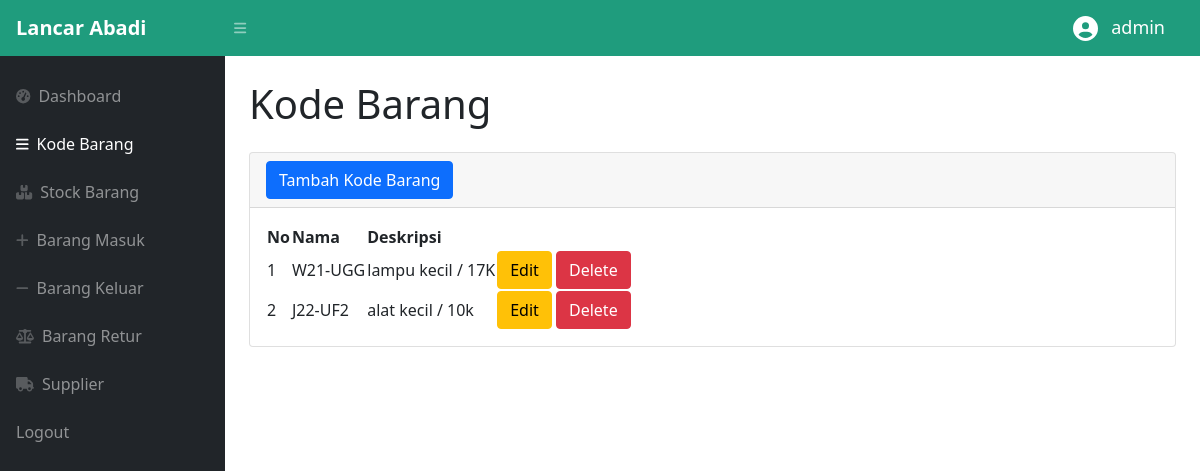
Screenshot of /admin/kodeBarang.php (signed in) with the database file from the repository.
### tables this page shows
CREATE TABLE `kode_barang` (
  `idkodebarang` int(11) NOT NULL,
  `namakodebarang` varchar(15) NOT NULL,
  `deskripsi` varchar(20) NOT NULL
);

### admin/kodeBarang.php (the view, shortened to what this page needs)
<?php
require '../function.php';
?>
<!DOCTYPE html>
<html lang="en">
<head>
    <link href="https://cdn.jsdelivr.net/npm/simple-datatables@latest/dist/style.css" rel="stylesheet" />
    <link href="../css/styles.css" rel="stylesheet" />
</head>
<body class="sb-nav-fixed">
    <nav class="sb-topnav navbar navbar-expand navbar-dark" style="background-color:#1f9c7d;">
        <a class="navbar-brand ps-3" style="font-weight:bold ;" href="dashboard.php">Lancar Abadi</a>
        <button class="btn btn-link btn-sm order-1 order-lg-0 me-4 me-lg-0" id="sidebarToggle" href="#!"><i class="fas fa-bars"></i></button>
        <div class="collapse navbar-collapse justify-content-end">
            <i class="fa-solid fa-circle-user m-2" style="color:white ; height:25px"></i>
            <h6 style="margin: 5px 35px 5px 5px; font-size:18px; color:white">
                <?php
                echo $_SESSION['username'];
                ?>
            </h6>
        </div>
    </nav>
    <div id="layoutSidenav">
        <div id="layoutSidenav_nav">
            <nav class="sb-sidenav accordion sb-sidenav-dark mt-3" id="sidenavAccordion">
                <div class="sb-sidenav-menu">
                    <div class="nav">
                        <a class="nav-link" href="dashboard.php">
                            <div class="sb-nav-link-icon"><i class="fas fa-tachometer-alt"></i></div>
                            Dashboard
                        </a>
                        <a class="nav-link active" href="kodeBarang.php">
                            <div class="sb-nav-link-icon"><i class="fas fa-bars"></i></div>
                            Kode Barang
                        </a>
                        <a class="nav-link" href="stockBarang.php">
                            <div class="sb-nav-link-icon"><i class="fas fa-boxes-stacked"></i></div>
                            Stock Barang
                        </a>
                        <a class="nav-link" href="masuk.php">
                            <div class="sb-nav-link-icon"><i class="fas fa-plus"></i></div>
                            Barang Masuk
                        </a>
                        <a class="nav-link" href="keluar.php">
                            <div class="sb-nav-link-icon"><i class="fas fa-minus"></i></div>
                            Barang Keluar
                        </a>
                        <a class="nav-link" href="retur.php">
                            <div class="sb-nav-link-icon"><i class="fas fa-balance-scale"></i></div>
                            Barang Retur
                        </a>
                        <a class="nav-link" href="supplier.php">
                            <div class="sb-nav-link-icon"><i class="fas fa-truck"></i></div>
                            Supplier
                        </a>
                        <a class="nav-link" href="../logout.php">
                            Logout
                        </a>
                    </div>
                </div>
            </nav>
        </div>
        <div id="layoutSidenav_content">
            <main>
                <div class="container-fluid px-4">
                    <h1 class="mt-4 mb-4">Kode Barang</h1>
                    <div class="card mb-4">
                        <div class="card-header">
                            <button type="button" class="btn btn-primary" data-bs-toggle="modal" data-bs-target="#myModal">
                                Tambah Kode Barang
                            </button>
                        </div>
                        <div class="card-body">
                            <table id="datatablesSimple">
                                <thead>
                                    <tr>
                                        <th>No</th>
                                        <th>Nama</th>
                                        <th>Deskripsi</th>
                                    </tr>
                                </thead>
                                <tbody>
                                    <?php
                                    $ambilsemuadatakodebarang = mysqli_query($conn, "select * from kode_barang");
                                    $i = 1;
                                    while ($data = mysqli_fetch_array($ambilsemuadatakodebarang)) {
                                        $namakodebarang = $data['namakodebarang'];
                                        $deskripsi = $data['deskripsi'];
                                        $idkb = $data['idkodebarang'];
                                    ?>
                                        <tr>
                                            <td><?= $i++; ?></td>
                                            <td><?= $namakodebarang; ?></td>
                                            <td><?= $deskripsi; ?></td>
                                            <td>
                                                <button type="button" class="btn btn-warning" data-bs-toggle="modal" data-bs-target="#edit<?= $idkb; ?>">
                                                    Edit
                                                </button>
                                                <button type="button" class="btn btn-danger" data-bs-toggle="modal" data-bs-target="#delete<?= $idkb; ?>">
                                                    Delete
                                                </button>
                                            </td>
                                        </tr>
                                    <?php
                                    };
                                    ?>
                                </tbody>
                            </table>
                        </div>
                    </div>
                </div>
            </main>
        </div>
    </div>
</body>
</html>

### rows the page displays
kode_barang: namakodebarang "W21-UGG", deskripsi "lampu kecil / 17K"
kode_barang: namakodebarang "J22-UF2", deskripsi "alat kecil / 10k"

### other values shown
$_SESSION['username'] "admin"
